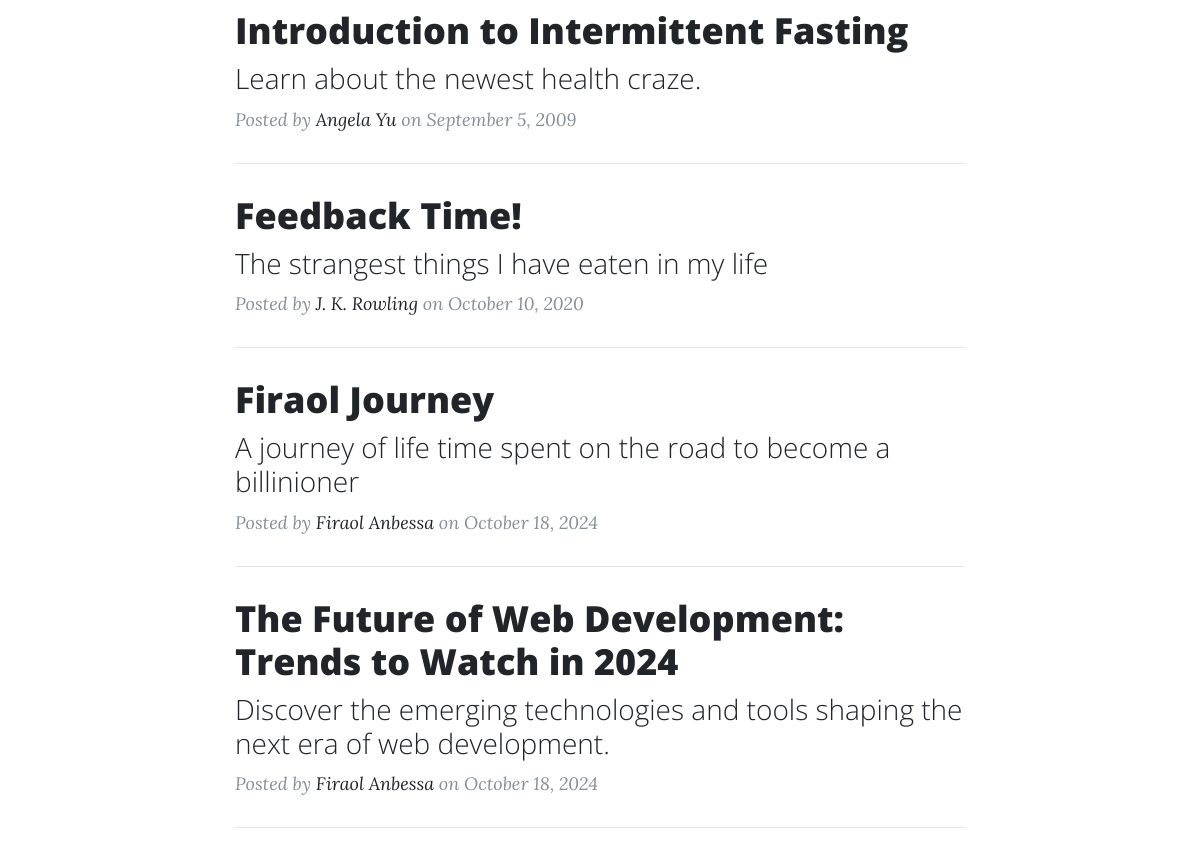
Before: / (middle part) with the older database file.
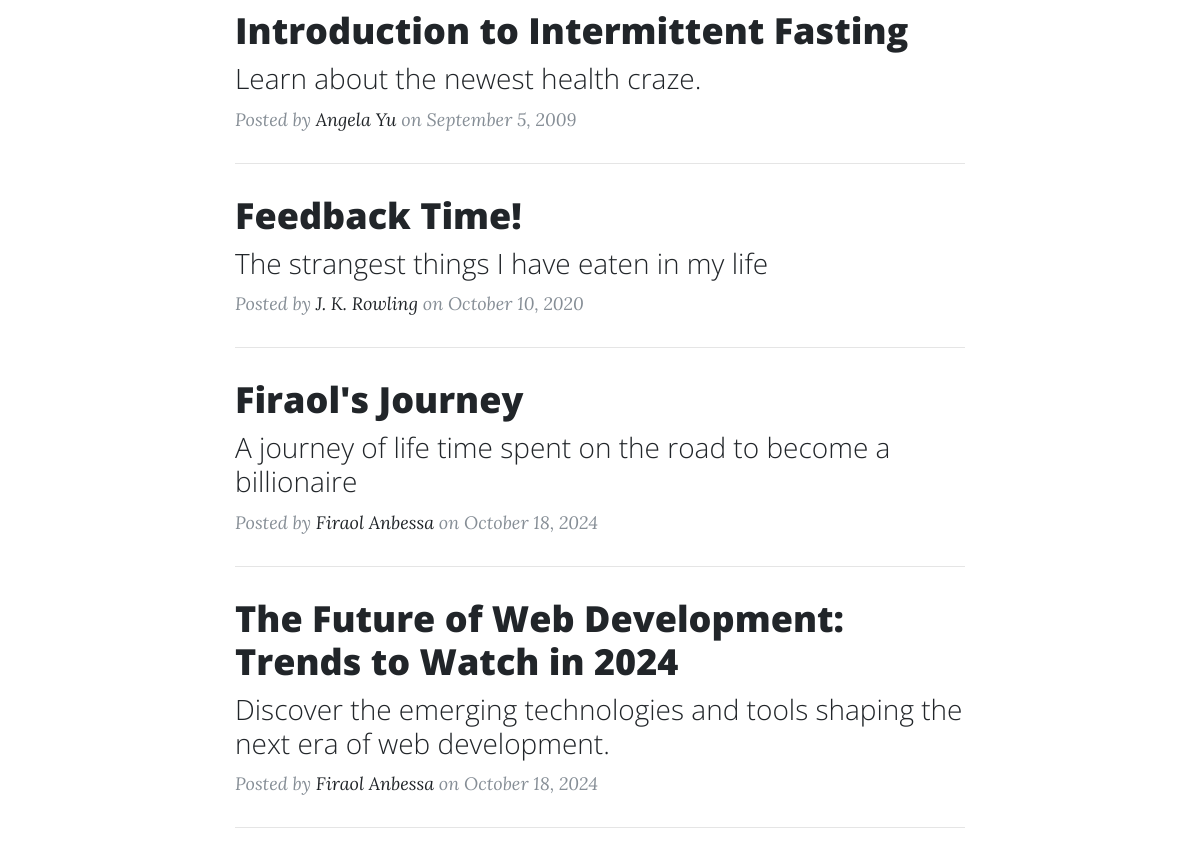
After: the same page with the newer database file.
### database.py (models this page shows, shortened)
class BlogPost(db.Model):
    id = db.Column(db.Integer, primary_key=True)
    title = db.Column(db.String(250), unique=True, nullable=False)
    subtitle = db.Column(db.String(250), nullable=False)
    date = db.Column(db.String(250), nullable=False)
    body = db.Column(db.Text, nullable=False)
    author = db.Column(db.String(250), nullable=False)
    img_url = db.Column(db.String(250), nullable=False)

### main.py (the view)
@app.route('/')
def get_all_posts():
    with App.app_context():
        posts = BlogPost.query.all()
    return render_template("index.html", all_posts=posts)

### templates/index.html (shortened to what this page needs)
{% include "header.html" %}
  <div class="container">
    <div class="row">
      <div class="col-lg-8 col-md-10 mx-auto">
        {% for post in all_posts %}
        <div class="post-preview">
          <a href="{{ url_for('show_post', index=post.id) }}">
            <h2 class="post-title">
              {{post.title}}
            </h2>
            <h3 class="post-subtitle">
              {{post.subtitle}}
            </h3>
          </a>
          <p class="post-meta">Posted by
            <a href="#">{{post.author}}</a>
            on {{post.date}}</p>
        </div>
        <hr>
        {% endfor %}
      </div>
    </div>
  </div>
{% include "footer.html" %}

### templates/header.html (shortened to what this page needs)
<!DOCTYPE html>
<html lang="en">
<head>
  <link href="{{ url_for('static', filename='vendor/bootstrap/css/bootstrap.min.css') }}" rel="stylesheet">
  <link href="{{ url_for('static', filename='vendor/fontawesome-free/css/all.min.css')}}" rel="stylesheet" type="text/css">
  <link href="{{ url_for('static', filename='css/clean-blog.min.css')}}" rel="stylesheet">
</head>
<body>

### templates/footer.html (shortened to what this page needs)
</body>
</html>

Changed rows visible on the page:
changed BlogPost: title "Firaol Journey" → "Firaol's Journey"; subtitle "A journey of life time spent on the road to become a billinioner" → "A journey of life time spent on the road to become a billionaire"
